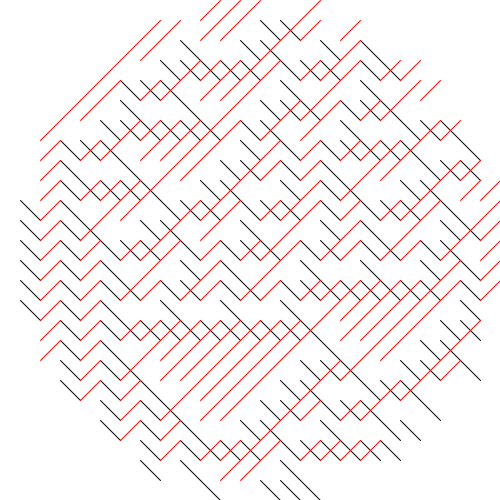
Frame 1 (no input)
Frame 60 (the mouse pressed at the canvas centre just before this capture): identical to frame 1, image omitted
Frame 120 (the mouse held since frame 60 and released just before this capture): identical to frame 1, image omitted

The Processing sketch that drew this single still picture (run headless with seeded random() and noise(); from frame 60 on, the mouse is pressed at the canvas centre):

// Processing sketch: sketch
// ── sketch.pde
// INFO ************** //
//////////////////////////////
/*
GENUARY 2021 / DAY2 / Rule 30 (Elementary cellular automaton)
José Vicente Araújo - 2021
*/

// LIBRERÍAS ************** //
//////////////////////////////

// VARIABLES GLOBALES ***** //
//////////////////////////////
int ancho = 500;
int alto = ancho;
String pathData = "../../data/";
String pathExport = "../../export/";

int tam = 20;
int sep = tam;
int numCelH = ancho / sep;
int numCelV = alto / sep;
Boolean[][] estados = new Boolean[numCelV][numCelH];
float umbral = 0.5;

// SETUP ****************** //
//////////////////////////////
void settings(){
  size(ancho, alto);
}

void setup(){
  colorMode(HSB);
  background(255);
  noStroke();
  for(int i = 0; i < numCelV; i++){
    for(int ii = 0; ii < numCelH; ii++){
      estados[ii][i] = false;
    }
  }

}

// LOOP ******************* //
//////////////////////////////
void draw(){
  background(255);
  for(int i = 0; i < numCelV; i++){
    for(int ii = 0; ii < numCelH; ii++){
      // Estados de la primera fila
      if(i == 0){
        if(noise(ii, frameCount*0.001) > umbral){ estados[ii][i] = true; } else { estados[ii][i] = false; }
        if (estados[ii][i] == true) { fill(0);} else {fill(255); }
      }
      // Estado de cada célula
      if(i > 0 && ii > 0 && ii < numCelH-1){
        // 1
        if (estados[ii-1][i-1] == true && estados[ii][i-1] == true && estados[ii+1][i-1] == true){
          estados[ii][i] = false;
        } else
        // 2
        if (estados[ii-1][i-1] == true && estados[ii][i-1] == true && estados[ii+1][i-1] == false){
          estados[ii][i] = false;
        } else
        // 3
        if (estados[ii-1][i-1] == true && estados[ii][i-1] == false && estados[ii+1][i-1] == true){
          estados[ii][i] = false;
        } else
        // 4
        if (estados[ii-1][i-1] == true && estados[ii][i-1] == false && estados[ii+1][i-1] == false){
          estados[ii][i] = true;
        } else
        // 5
        if (estados[ii-1][i-1] == false && estados[ii][i-1] == true && estados[ii+1][i-1] == true){
          estados[ii][i] = true;
        } else
        // 6
        if (estados[ii-1][i-1] == false && estados[ii][i-1] == true && estados[ii+1][i-1] == false){
          estados[ii][i] = true;
        } else
        // 7
        if (estados[ii-1][i-1] == false && estados[ii][i-1] == false && estados[ii+1][i-1] == true){
          estados[ii][i] = true;
        } else
        // 8
        if (estados[ii-1][i-1] == false && estados[ii][i-1] == false && estados[ii+1][i-1] == false){
          estados[ii][i] = false;
        }
      }
      // Colorear célula
      if (estados[ii][i] == true && dist(ancho/2, alto/2, ii*sep, i*sep) < (ancho/2)-10 ) {
        //fill(0);
        //rect(ii*sep, i*sep, tam*0.25, tam);
        stroke(0); strokeWeight(1);
        line(ii*sep, i*sep, ii*sep+sep, i*sep+sep);
        //noFill();
        //arc(ii*sep, i*sep, sep, sep, 0, PI);
      } else if (estados[ii][i] == false && dist(ancho/2, alto/2, ii*sep, i*sep) < (ancho/2)-10 ){
        //fill(0, 255, 255);
        //rect(ii*sep, i*sep, tam, tam*0.25);
        stroke(0, 255, 255); strokeWeight(1);
        line(ii*sep, i*sep, ii*sep+sep, i*sep-sep);
        //noFill();
        //arc(ii*sep, i*sep, sep, sep, PI, TWO_PI);
      }
    }
  }


  surface.setTitle("FPS: " + frameRate);
}

// FUNCIONES ************** //
//////////////////////////////
void keyPressed(){
  if(key == 's'){
    save(pathExport + "G02b/" + timeStamp() + ".png");
  }
}

String timeStamp(){
  String y = str(year());
  String m = str(month());
  String d = str(day());
  String h = str(hour());
  String mn = str(minute());
  String s = str(second());

  String ts = y + m + d + h + h + m + s;

  return ts;
}

void mousePressed(){
  setup();
}
